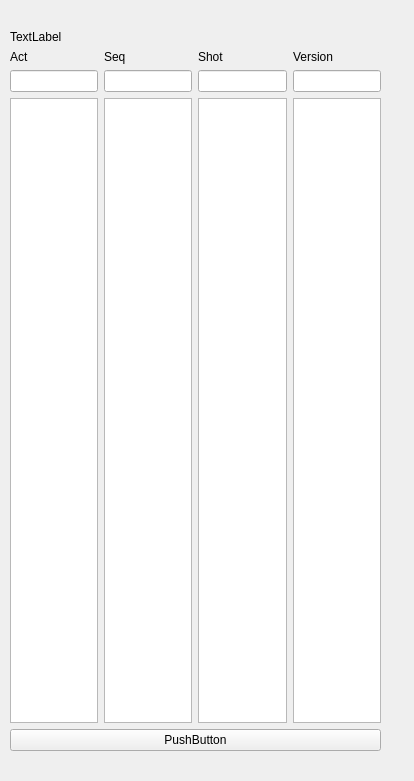
<?xml version="1.0" encoding="UTF-8"?>
<ui version="4.0">
 <class>Form</class>
 <widget class="QWidget" name="Form">
  <property name="geometry">
   <rect>
    <x>0</x>
    <y>0</y>
    <width>414</width>
    <height>781</height>
   </rect>
  </property>
  <property name="windowTitle">
   <string>Form</string>
  </property>
  <widget class="QWidget" name="">
   <property name="geometry">
    <rect>
     <x>10</x>
     <y>30</y>
     <width>371</width>
     <height>721</height>
    </rect>
   </property>
   <layout class="QVBoxLayout" name="verticalLayout_5">
    <item>
     <widget class="QLabel" name="label_5">
      <property name="text">
       <string>TextLabel</string>
      </property>
     </widget>
    </item>
    <item>
     <layout class="QHBoxLayout" name="horizontalLayout">
      <item>
       <layout class="QVBoxLayout" name="verticalLayout">
        <item>
         <widget class="QLabel" name="label">
          <property name="text">
           <string>Act</string>
          </property>
         </widget>
        </item>
        <item>
         <widget class="QLineEdit" name="lineEdit"/>
        </item>
        <item>
         <widget class="QListWidget" name="listWidget"/>
        </item>
       </layout>
      </item>
      <item>
       <layout class="QVBoxLayout" name="verticalLayout_2">
        <item>
         <widget class="QLabel" name="label_2">
          <property name="text">
           <string>Seq</string>
          </property>
         </widget>
        </item>
        <item>
         <widget class="QLineEdit" name="lineEdit_2"/>
        </item>
        <item>
         <widget class="QListWidget" name="listWidget_2"/>
        </item>
       </layout>
      </item>
      <item>
       <layout class="QVBoxLayout" name="verticalLayout_3">
        <item>
         <widget class="QLabel" name="label_3">
          <property name="text">
           <string>Shot</string>
          </property>
         </widget>
        </item>
        <item>
         <widget class="QLineEdit" name="lineEdit_3"/>
        </item>
        <item>
         <widget class="QListWidget" name="listWidget_3"/>
        </item>
       </layout>
      </item>
      <item>
       <layout class="QVBoxLayout" name="verticalLayout_4">
        <item>
         <widget class="QLabel" name="label_4">
          <property name="text">
           <string>Version</string>
          </property>
         </widget>
        </item>
        <item>
         <widget class="QLineEdit" name="lineEdit_4"/>
        </item>
        <item>
         <widget class="QListWidget" name="listWidget_4"/>
        </item>
       </layout>
      </item>
     </layout>
    </item>
    <item>
     <widget class="QPushButton" name="pushButton">
      <property name="text">
       <string>PushButton</string>
      </property>
     </widget>
    </item>
   </layout>
  </widget>
 </widget>
 <resources/>
 <connections/>
</ui>
